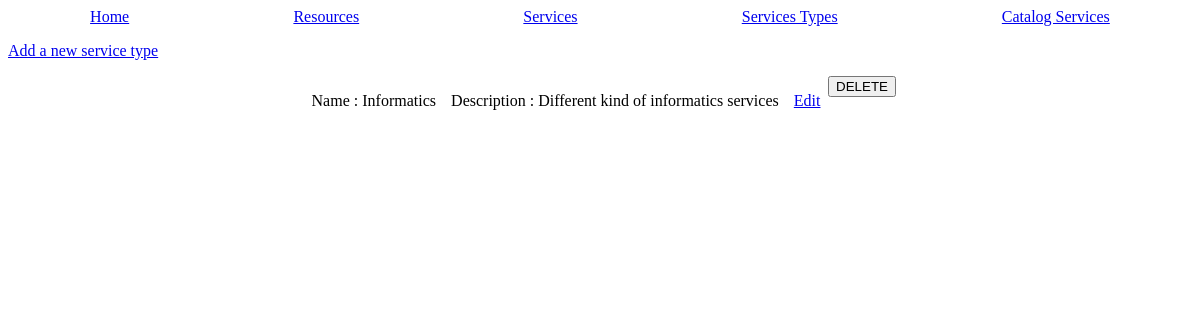
Screenshot of /services-types with the database file from the repository.
### tables this page shows
CREATE TABLE "services_types" (
	"id"	INTEGER UNIQUE,
	"desc"	TEXT NOT NULL,
	"name"	TEXT NOT NULL UNIQUE,
	PRIMARY KEY("id" AUTOINCREMENT)
);

### main.py (the view, shortened to what this page needs)
@app.route('/services-types', methods = ['POST', 'GET'])
def services_types():
    data_services_types = utils.getRowsFromDb('SELECT * from services_types');
    return render_template('services-types.html.jinja', data=data_services_types);

### utils.py (called while the page is built)
def dictFactory(cursor, row) -> dict:
    d = {};
    for idx, col in enumerate(cursor.description):
        d[col[0]] = row[idx];
    return d;

def connectDb(path : str = 'db/db.db') -> sqlite3.Connection:
    db = None;
    try:
        db = sqlite3.connect(path);
        db.row_factory = dictFactory;
    except Exception as err:
        flash("Can't connect do database " + str(err), 'error');
    return db;

def getRowsFromDb(request : str, values : tuple = None) -> dict:
    elementsFromDb : dict = None
    try:
        db = connectDb();
        cursor = db.cursor();
        if(type(values) is tuple):
            elementsFromDb = cursor.execute(request, values).fetchall();
        else:
            elementsFromDb = cursor.execute(request).fetchall();
        db.close();
    except Exception as err:
        flash("Can't execute SQL request " + str(err), 'error')
    return elementsFromDb;

### templates/services-types.html.jinja (shortened to what this page needs)
{% extends "base.html.jinja" %}
{% block content %}
<a href="/add-service-type"><p>Add a new service type</p></a>
{% if data %}
    {% for service_type in data %}
        <div class="item">
            <div>
                <p>Name : {{ service_type['name'] }}</p>
            </div>
            <div>
                <p>Description : {{ service_type['desc'] }}</p>
            </div>
            <div>
                <a href="service-type/{{service_type['id']}}"><span>Edit</span></a>
            </div>
            <form action="/services-types" method="POST">
                <input type="submit" name="delete_service_type" value="DELETE">
            </form>
        </div>
    {% endfor %}
{% endif %}
{% endblock %}

### static/css/style.css (style rules this page uses)
.item { display: flex; flex-direction: row; width: 50%; margin-left: auto; margin-right: auto; }
.item > div { margin: auto; }

### rows the page displays
services_types: name "Informatics", desc "Different kind of informatics services"
